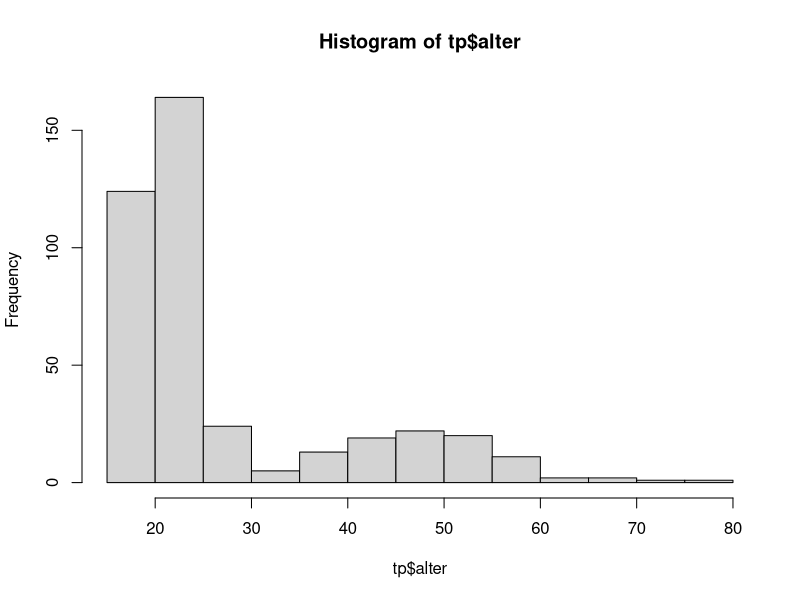

Recreate this plot in R.

## Praktischer Teil -- Termin 3

## Wir fangen an mit `data.frames` zu arbeiten! Aber:
## die Uebungen werden zunaechst noch Grundlagen der
## letzten Wochen aufarbeiten, d.h. wir arbeiten
## *eigentlich* erst mal noch mit Vektoren. Denn:
## Spalten in data.frames sind Vektoren!

## Zunaechst laden wir eine Datentabelle ein. Sie
## enthaelt Antworten von 409 Teilnehmenden einer
## Online-Untersuchung. (Dafuer muessen wir alle ein
## R-Studio Projekt anlegen, damit R-Studio weiss, wo
## es nach der Datei, die die Daten enthaelt, suchen
## muss.)

tp <- read.csv("technophobie.csv")

## Unter anderem wurden in der Studie Antworten auf
## eine Technophobieskala erfragt. Diese enthielt die
## folgenden Items:

## TP1 Irgendwie fuehle ich mich einfach aengstlich,
##     wenn ich auf einen Computer zugehe.

## TP2 Computer regen mich auf.

## TP3 Ich denke, die meisten Leute koennen einen
##     Computer besser bedienen als ich.

## TP4 Ich fuehle mich frustriert, wenn ich einen
##     Computer benutze.

## TP5 Wenn ich an Computer denke, werde ich nervoes.

## TP6 Computer schuechtern mich ein.

## TP7 Ich bin dagegen, dass Computer unser
##     alltaegliches Leben so bestimmen.

## TP8 Ich habe mehr Vertrauen zu einem Menschen als zu
##     einem Computer.

## TP9 Die Geldangelegenheiten von Menschen sollten
##     nicht von Computern erledigt werden.

## TP10 Ich fuehle mich wohl, wenn ich Computer benutze. (-)

## TP11 Computer machen den Alltag einfacher. (-)

## TP12 Ich finde es angenehm, dass Computer so bequem
##      sind. (-)

## Antworten wurden auf einer Likert-Skala mit 5
## Abstufungen gegeben; diese hatte an den Extremwerten
## die Beschriftungen "Trifft keinesfalls zu" (= 1) und
## "Trifft stark zu" (= 5). Items 10 - 12 sind negativ
## gepolt, d.h. hier zeigt staerkere Zustimmung
## *weniger* Technophobie an.



## Wir verschaffen uns zunaechst einen Ueberblick ueber
## die Daten.

## Wie viele Faelle gibt es
nrow(tp) # "Number of rows"

## Wie viele Variablen enthaelt die Tabelle
ncol(tp) # "Number of columns"

## Wie sehen die Daten aus
head(tp) # der "Kopf" der Daten; es gibt auch `tail()`

## Ausgabe der Variablennamen / Spalten
names(tp) # ein character Vektor!

## Mit der $-Notation koennen wir Daten auslesen
tp$alter # tp$alter ist ein Vektor! (enthaelt 1x NA)

## NA zeigt in R fehlende Werte an. Das hat einen
## Einfluss darauf, was wir mit dem Vektor machen
## koennen. Folgendes geht schief:

mean(tp$alter)

## Stattdessen:
mean(tp$alter, na.rm = TRUE)

## Ich kann mit der Funktion `is.na()` pruefen, ob ein
## Objekt NA Werte enthaelt. Die Ausgabe ist ein
## logischer Vektor:

is.na(tp$alter) # unuebersichtlich

## Besser:
sum(is.na(tp$alter))

## Das geht nicht:
tp$alter == NA # ups

## Mit der $-Notation koennen wir auch Spalten aendern
## bzw. hinzufuegen. Dafuer wird der Zugriff mit der
## "<-" Zuweisung kombiniert. Beispiel:

median_alter <- median(tp$alter, na.rm = TRUE)

## Was passiert, wenn wir »na.rm« weglassen?
median(tp$alter)

## Wir haengen die Info, ob jemand aelter ist als der
## Median an der data.frame an. Das geht mit der
## Zuweisung per <-
tp$aelter_als_median <- tp$alter > median_alter

## Betrachte Resultat:
head(tp, n = 12)

## Man kann einen "Median-Split" durchfuehren, indem
## man die Spalte »aelter_als_median« als
## Gruppierungsvariable verwendet. Median-Splits sind
## statistisch gesehen eher immer schlecht und sollten
## wenn moeglich vermieden werden.

## Die Funktion `hist()` malt ein Histogramm der Werte
## eines Vektors. Beispiel:
hist(tp$alter) # wohl keine Normalverteilung - bimodal?


###############
## Aufgabe 1 ##
###############

## (a) Was sollte die Ausgabe des folgenden Befehls
## ungefaehr sein - erst nachdenken, dann ausfuehren!

mean(tp$aelter_als_median, na.rm = TRUE)

## (b) Ist der Mediansplit optimal gewaehlt? Er soll
## die Stichprobe in zwei gleich grosse Gruppen
## einteilen und dafuer gibt es (zwei) verschiedene
## Moeglichkeiten. Habe ich die beste gewaehlt?



###############
## Aufgabe 2 ##
###############

## (a) Gebt aus: Mittelwert, Mininum, Maximum und
## Standardabweichung des Alters


## (b) Wie hoch war der Anteil der Teilnehmenden, die
## aelter als 50 waren? [Nutzt eine logische Abfrage]



## (c) War die Verteilung des Alters bimodal? Gebt ein
## Histogramm des Alters aller Teilnehmenden unter 30
## Jahren aus, sowie ein Histogramm des Alters aller
## Teilnehmenden, die mindestens 30 Jahre alt waren.



###############
## Aufgabe 3 ##
###############

## (a) Welche Werte nahm die Variable tp$geschlecht an?
## Info: tp$geschlecht hat den Datentyp `factor`, was
## kategorielle Daten anzeigt. (Nominalskala)



## (b) Wie war die prozentuale Verteilung des Geschlechts?

## Hinweis: Man kann Vektoren vom Typ `factor` (also
## etwa den Vektor `tp$geschlecht`) auf Gleichheit
## ueberpruefen, indem man die Faktorlabels in
## Anfuerungszeichen angibt, also etwa `meinVektor ==
## "weiblich"`.

